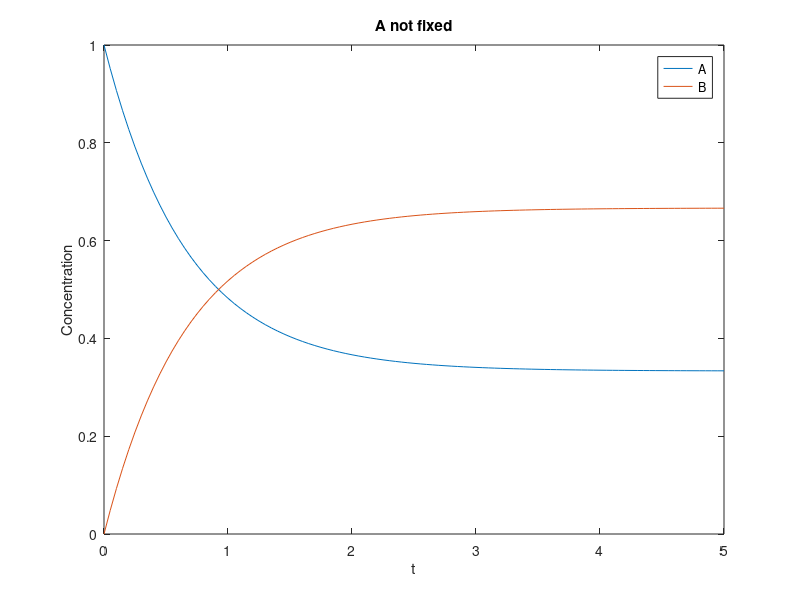
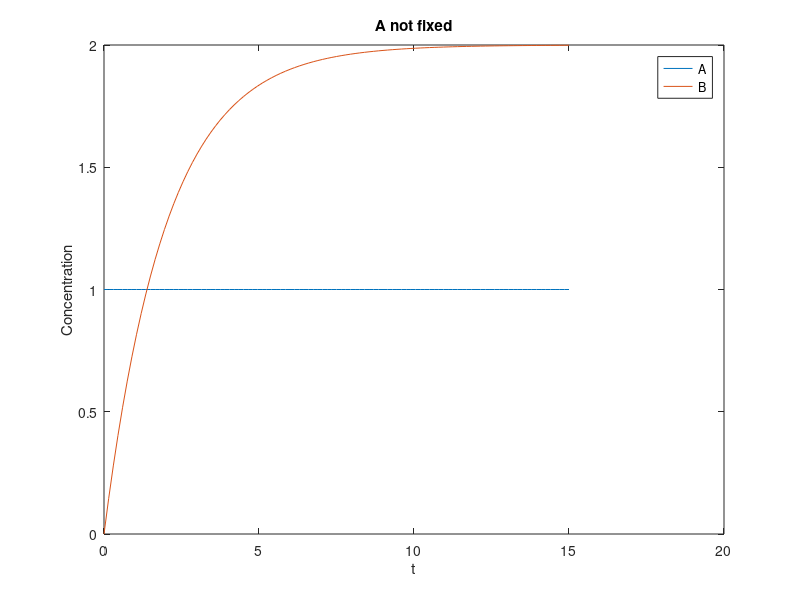
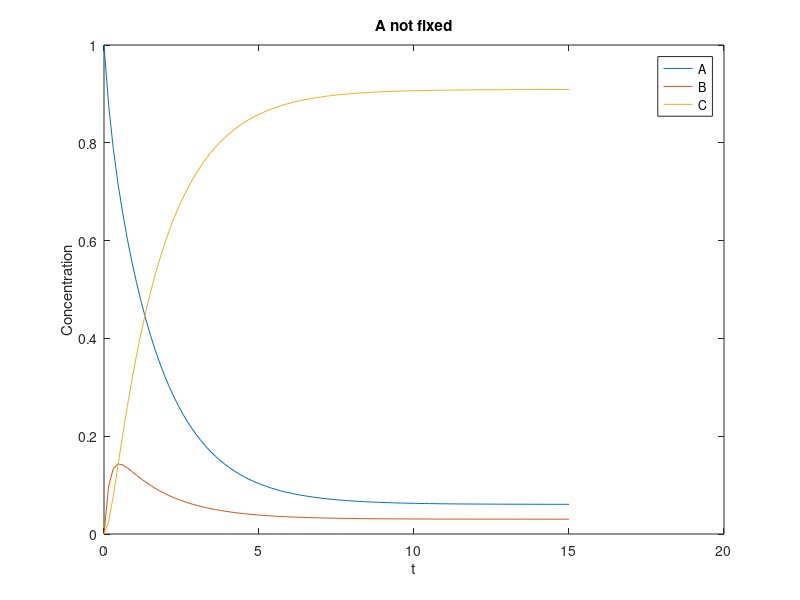
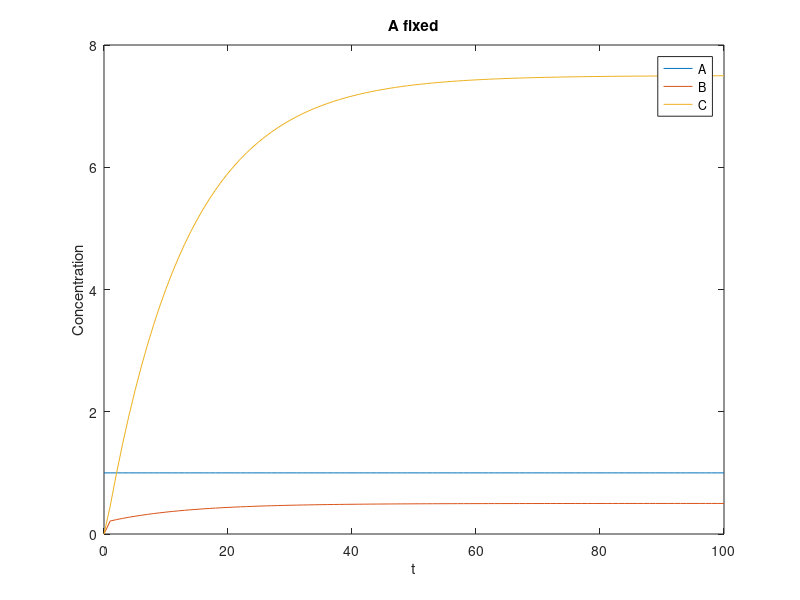

Write the MATLAB code that produced these figures, in order.
%% Playing around with kinding rates and concentrations %%

%% Two species. Nothing fixed %%
% dA/dt = -k1 A + k2 B
% dB/dt =  k1 A - k2 B
%
% Kd = k2 / k1

Ai = 1;
Bi = 0;
T  = Ai + Bi;

% Dissociation constant
Kd = 0.5;

%Theory end value
Atf =  Kd * T / (1 + Kd);
Btf =  T / (1 + Kd);

% Time scaled by k1
tend = 5;
Nt   = 100;
t    = linspace(0,tend,Nt+1);

% Record
vrec = zeros(2,Nt+1);
vi   = [Ai; Bi];
vrec(:,1) = [ Ai; Bi];

%Operator
Lop  = [ -1 Kd; 1 -Kd];

for i = 2:Nt+1
  vrec(:,i) = expm( Lop * t(i) ) * vi;
end

figure()
plot( t, vrec(1,:), t, vrec(2,:) );
xlabel('t'); ylabel('Concentration');
title('A not fixed')
legend('A','B','location','best')
fprintf('Two species A Not Fixed\n');
fprintf('A/B = %.3f \n Kd = %.3f\n', vrec(1,end) / vrec(2,end), Kd );
fprintf('Final A theory = %.3f \n Final A meas. = %.3f\n', Atf, vrec(1,end) );
fprintf('Final B theory = %.3f \n Final B meas. = %.3f\n', Btf, vrec(2,end) );



%% Two species. A fixed %%
% dA/dt = 0
% dB/dt =  k1 A - k2 B
%
% Kd = k2 / k1

Ai = 1;
Bi = 0;

%Theory end value
Atf =  Ai;
Btf =  Ai / Kd;

% Dissociation constant
Kd = 0.5;

% Time scaled by k1
tend = 15;
Nt   = 100;
t    = linspace(0,tend,Nt+1);

% Record
vrec = zeros(2,Nt+1);
vi   = [Ai; Bi];
vrec(:,1) = [ Ai; Bi];

%Operator
Lop  = [ 0 0; 1 -Kd];

for i = 2:Nt+1
  vrec(:,i) = expm( Lop * t(i) ) * vi;
end

figure()
plot( t, vrec(1,:), t, vrec(2,:) );
xlabel('t'); ylabel('Concentration');
title('A not fixed')
legend('A','B','location','best')
fprintf('Two species A Fixed\n');
fprintf('A/B = %.3f \n Kd = %.3f\n', vrec(1,end) / vrec(2,end), Kd );
fprintf('Final A theory = %.3f \n Final A meas. = %.3f\n', Atf, vrec(1,end) );
fprintf('Final B theory = %.3f \n Final B meas. = %.3f\n', Btf, vrec(2,end) );



%% Three species. Nothing fixed %%
% dA/dt = -k1 A + k2 B
% dB/dt =  k1 A - (k2 + k3) B + k4 C
% dC/dt =  k3 B - k4 C

% Kd    = k2 / k1
% alpha = k3 / k1
% beta  = k4 / k1

Ai = 1;
Bi = 0;
Ci = 0;
T  =  Ai + Bi + Ci;

% Dissociation constant
Kd    = 2.0;
alpha = 3.0;
beta  = 0.1;
lambda = alpha / beta;

Atf = Kd * T / ( 1 + Kd + lambda);
Btf = T / ( 1 + Kd + lambda);
Ctf = lambda * T / ( 1 + Kd + lambda);

% Time scaled by k1
tend = 15;
Nt   = 100;
t    = linspace(0,tend,Nt+1);

% Record
vrec = zeros(3,Nt+1);
vi   = [Ai; Bi;Ci];
vrec(:,1) = [ Ai; Bi;Ci];

%Operator
Lop  = [ -1 Kd 0; 1 -(Kd+alpha) beta; 0 alpha -beta];

for i = 2:Nt+1
  vrec(:,i) = expm( Lop * t(i) ) * vi;
end

figure()
plot( t, vrec(1,:), t, vrec(2,:),t, vrec(3,:) );
title('A not fixed')
xlabel('t'); ylabel('Concentration');
legend('A','B','C','location','best')
fprintf('Three Species. A not Fixed\n');
fprintf('Final A theory = %.3f \n Final A meas. = %.3f\n', Atf, vrec(1,end) );
fprintf('Final B theory = %.3f \n Final B meas. = %.3f\n', Btf, vrec(2,end) );
fprintf('Final C theory = %.3f \n Final C meas. = %.3f\n', Ctf, vrec(3,end) );

%% Three species. A fixed %%
% dA/dt = 0
% dB/dt =  k1 A - (k2 + k3) B + k4 C
% dC/dt =  k3 B - k4 C
%
% Kd    = k2 / k1
% alpha = k3 / k1
% beta  = k4 / k1

Ai = 1;
Bi = 0;
Ci = 0;

% Dissociation constant
Kd     = 2.0;
alpha  = 3.0;
beta   = 0.2;
lambda = alpha / beta;

Atf = Ai;
Btf = Ai / Kd;
Ctf = lambda * Ai / Kd;


% Time scaled by k1
tend = 100;
Nt   = 100;
t    = linspace(0,tend,Nt+1);

% Record
vrec = zeros(3,Nt+1);
vi   = [Ai; Bi;Ci];
vrec(:,1) = [ Ai; Bi;Ci];

%Operator
Lop  = [ 0 0 0; 1 -(Kd+alpha) beta; 0 alpha -beta];

for i = 2:Nt+1
  vrec(:,i) = expm( Lop * t(i) ) * vi;
end

figure()
plot( t, vrec(1,:), t, vrec(2,:),t, vrec(3,:) );
xlabel('t'); ylabel('Concentration');
title('A fixed')
legend('A','B','C','location','best')

fprintf('Three Species. A Fixed\n');
fprintf('Final A theory = %.3f \n Final A meas. = %.3f\n', Atf, vrec(1,end) );
fprintf('Final B theory = %.3f \n Final B meas. = %.3f\n', Btf, vrec(2,end) );
fprintf('Final C theory = %.3f \n Final C meas. = %.3f\n', Ctf, vrec(3,end) );


